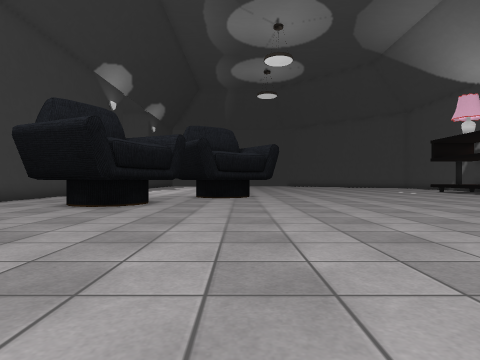
view 1 (above)

19 first-person views from a walk through a Unity game level. The camera is 0.72 m above the floor, looks level and sees 75° across. The floor is counted in squares, 1 m on a side. Each view is taken from the middle of a square. On the plan, view 1 faces up. The plan holds only what a view shows up to about 10 squares ahead; the rest is blank. The place goes on beyond the plan. The player character is not drawn. Some surface patterns are stand-ins.

view 2
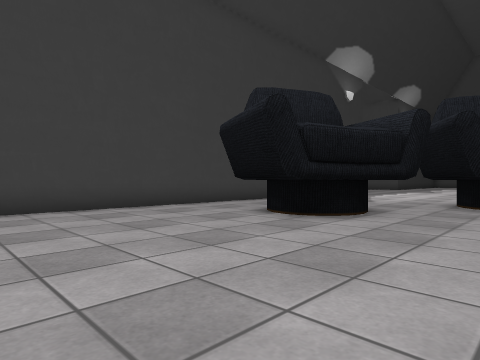

view 3
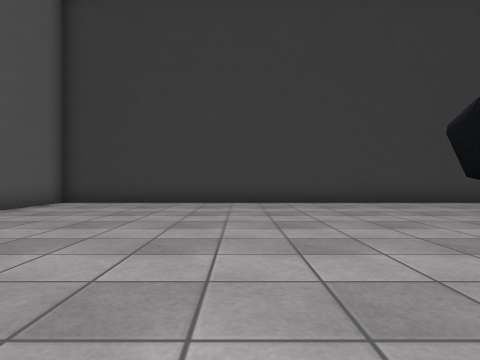

view 4
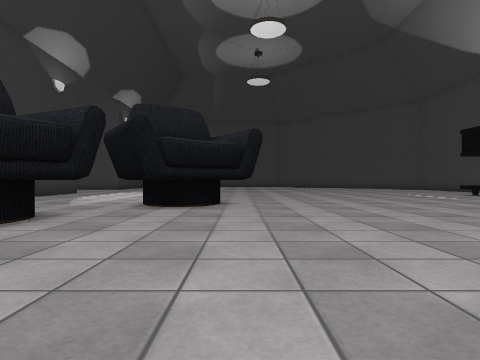

view 5
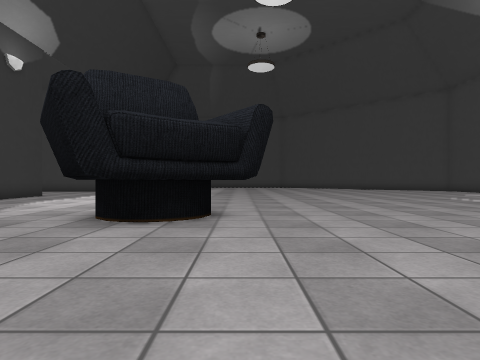

view 6
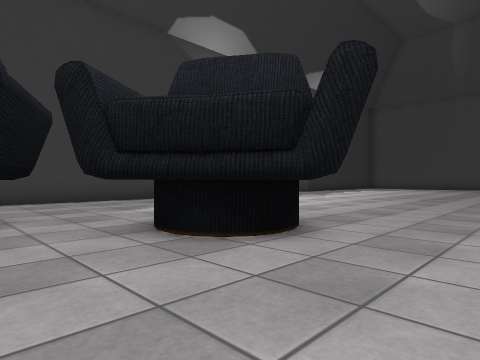

view 7
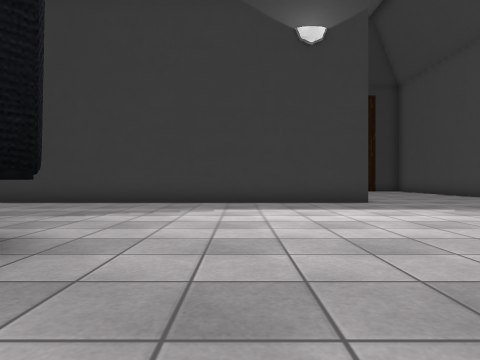

view 8
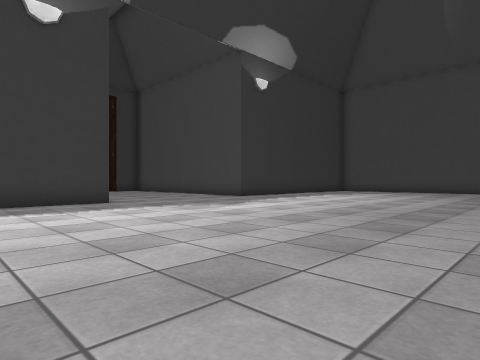

view 9
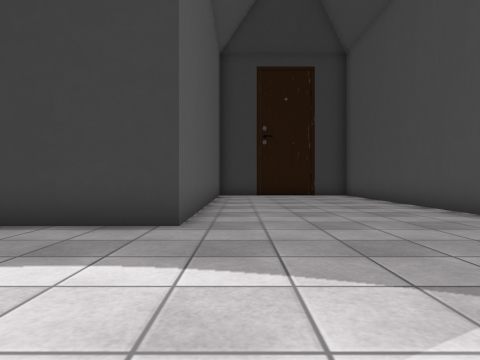

view 10
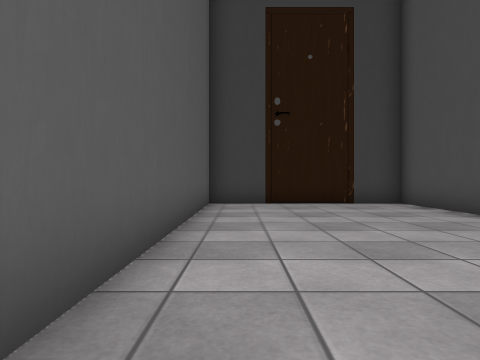

view 11
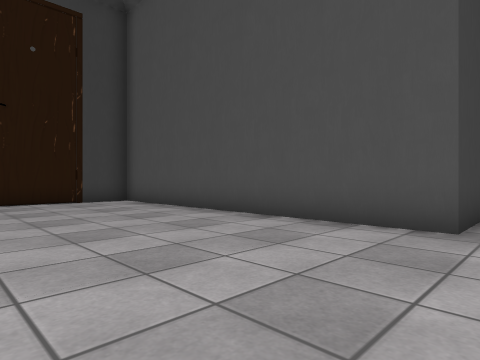

view 12
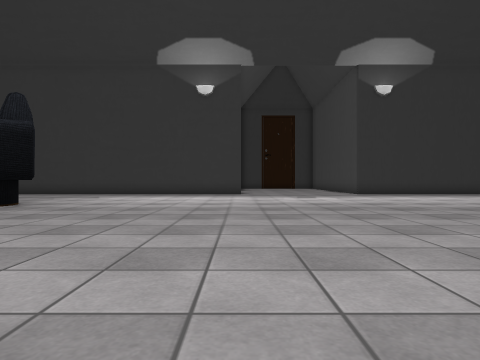

view 13
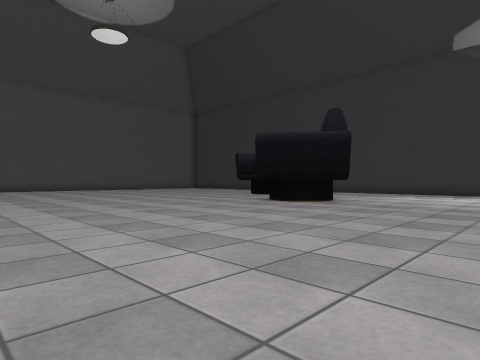

view 14
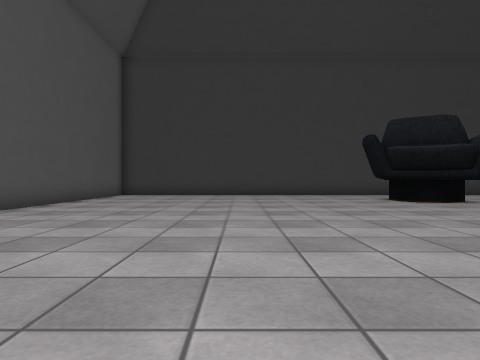

view 15
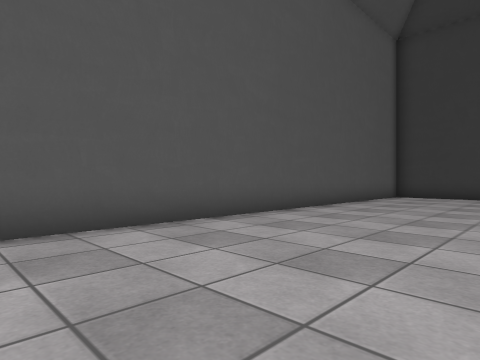

view 16
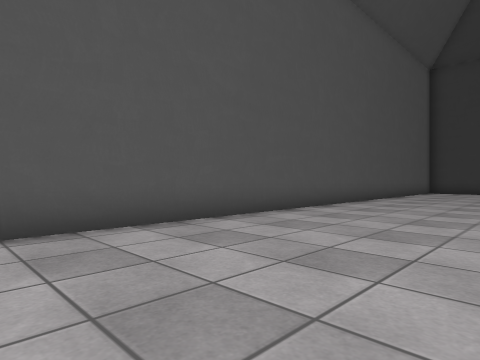

view 17
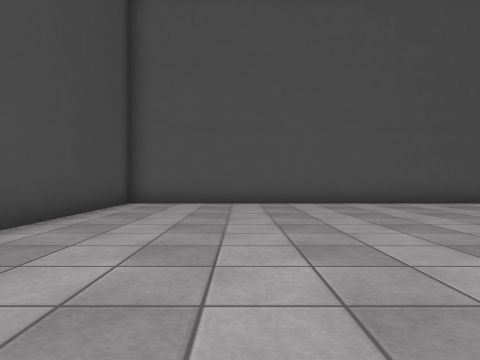

view 18
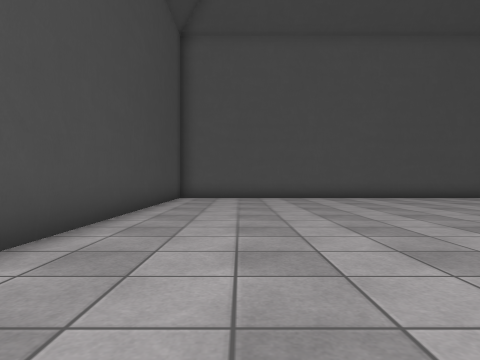

view 19
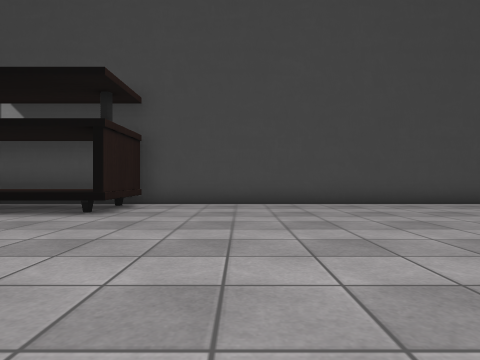

### Floor plan
Key: @ floor where view 1 was taken; # wall or solid block; . floor; O other object.
Columns run from 18 left of view 1 to 15 right of it. Each row starts with its distance up from view 1.
 28           #     ...
 27 ###########     ....
 26 #...........   ......
 25 #............ ........
 24 #.......................
 23 #........................
 22 #.........................
 21 ###########................
 20           #.................
 19           #.................
 18           #.................
 17           #.................    O#
 16           #.................  OOO#
 15           #......OO........  .OOO#
 14           #....OOOOO....... ..OOO#
 13           #.....OOOO..........OOO#
 12           #.....OOO..............#
 11           #..OOO.................#
 10           #..OOOO................#
  9           #.OO O.................#
  8           #..OOO.................#
  7           #.............  .......#
  6           #.............   ......#
  5           #.............  .......#
  4           #......................#
  3           #......................#
  2           #......................#
  1           #......................#
  0           #.......@..............#
 -1           #......................#
 -2           #......................#
 -3           ########################

Positions as (right, up) in squares from view 1, and headings:
1: (0, 0), facing up
2: (0, 3), facing up-left
3: (2, 3), facing left
4: (1, 4), facing up
5: (1, 7), facing up
6: (3, 10), facing up-left
7: (2, 17), facing left
8: (2, 17), facing up-left
9: (-3, 22), facing left
10: (-8, 22), facing left
11: (-7, 22), facing up-left
12: (8, 21), facing left
13: (9, 20), facing down-left
14: (7, 3), facing left
15: (6, 2), facing down-left
16: (11, 2), facing down-left
17: (11, 7), facing down
18: (12, 10), facing down
19: (5, 10), facing right
